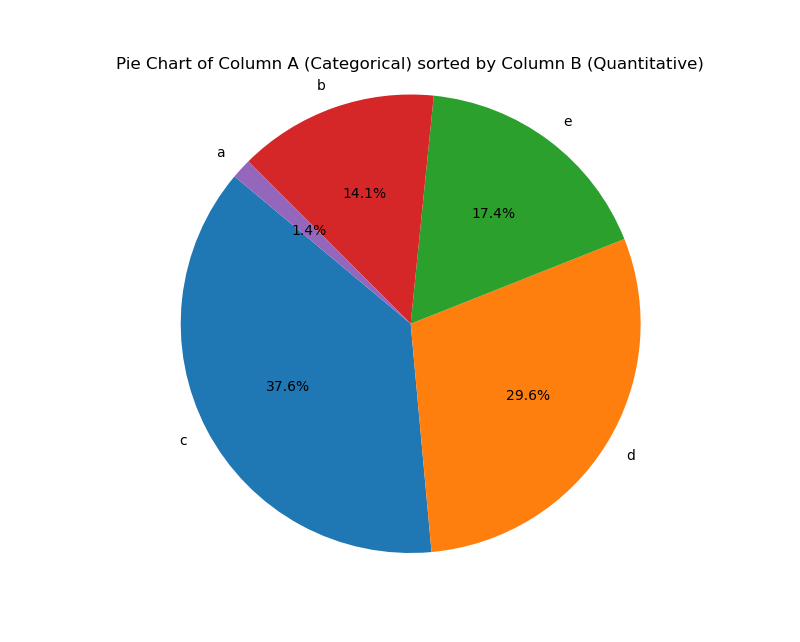

Generate this figure with Python:
import pandas as pd
import matplotlib.pyplot as plt

# Read the CSV file into a pandas DataFrame
df = pd.read_csv('myfile.csv')

# Sort the DataFrame by column B (quantitative) in descending order
df_sorted = df.sort_values(by='B', ascending=False)

# Extracting data for the pie chart
labels = df_sorted['A']
sizes = df_sorted['B']

# Plotting the pie chart
plt.figure(figsize=(8, 8))
plt.pie(sizes, labels=labels, autopct='%1.1f%%', startangle=140)
plt.axis('equal')  # Equal aspect ratio ensures that pie is drawn as a circle.
plt.title('Pie Chart of Column A (Categorical) sorted by Column B (Quantitative)')
plt.show()
